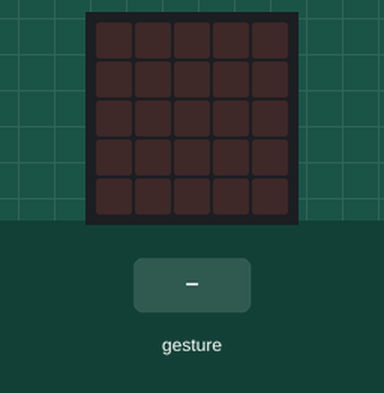
The program below on a simulated BBC micro:bit (MakeCode). Shown: the board's 5×5 LED display. The inputs (shaded band) are chosen by the test bench. Random numbers come from a fixed seed; a tilt is held for 1.5 s and a shake lasts 1 s, then the board lies face up again.

Above: at 1.2 s.
1.3 s: gesture 'shake'
At 2.0 s:
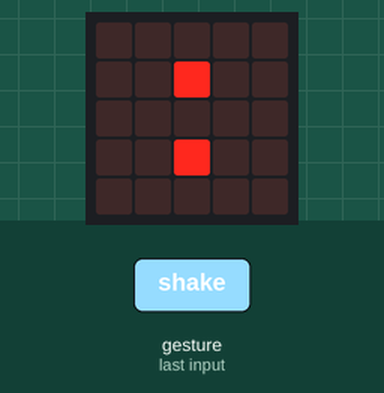
3.0 s: gesture 'shake'
At 4.4 s:
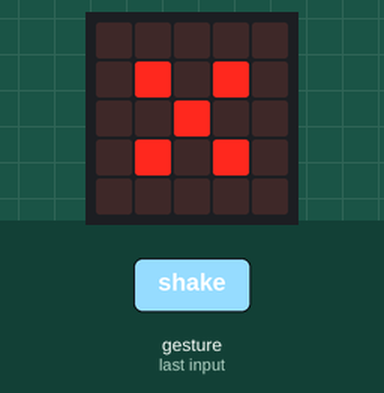
4.7 s: gesture 'shake'
At 5.8 s:
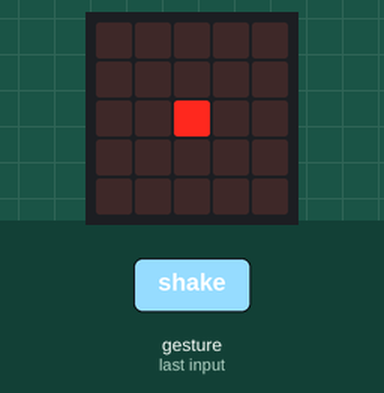
6.4 s: gesture 'shake'
At 7.1 s:
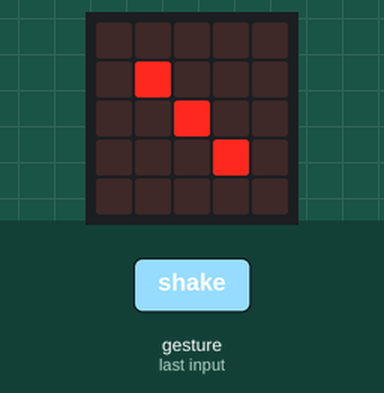
Timing chart, 0 to 9.1 s (numbered marks = the images above; inputs shaded):
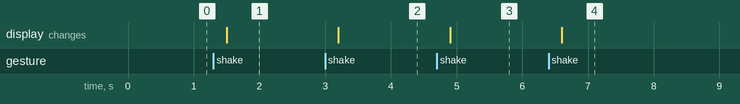

The program:

main.ts
```typescript
let Cube = 0
input.onGesture(Gesture.Shake, function () {
    Cube = randint(1, 6)
    if (Cube == 1) {
        basic.showLeds(`
            . . . . .
            . . . . .
            . . # . .
            . . . . .
            . . . . .
            `)
    } else if (Cube == 2) {
        basic.showLeds(`
            . . . . .
            . . # . .
            . . . . .
            . . # . .
            . . . . .
            `)
    } else if (Cube == 3) {
        basic.showLeds(`
            . . . . .
            . # . . .
            . . # . .
            . . . # .
            . . . . .
            `)
    } else if (Cube == 4) {
        basic.showLeds(`
            . . . . .
            . # . # .
            . . . . .
            . # . # .
            . . . . .
            `)
    } else if (Cube == 5) {
        basic.showLeds(`
            . . . . .
            . # . # .
            . . # . .
            . # . # .
            . . . . .
            `)
    } else {
        basic.showLeds(`
            . # . # .
            . . . . .
            . # . # .
            . . . . .
            . # . # .
            `)
    }
})
```

test.ts
```typescript
// 在這裡測試；當此封包作為擴充功能時，將不會編譯此內容。
```

Measured:
- after the input at 1.3 s, the display: changes after 0.20 s (image 1)
- after the input at 3.0 s, the display: changes after 0.20 s (image 2)
- after the input at 4.7 s, the display: changes after 0.20 s (image 3)
- after the input at 6.4 s, the display: changes after 0.20 s (image 4)
